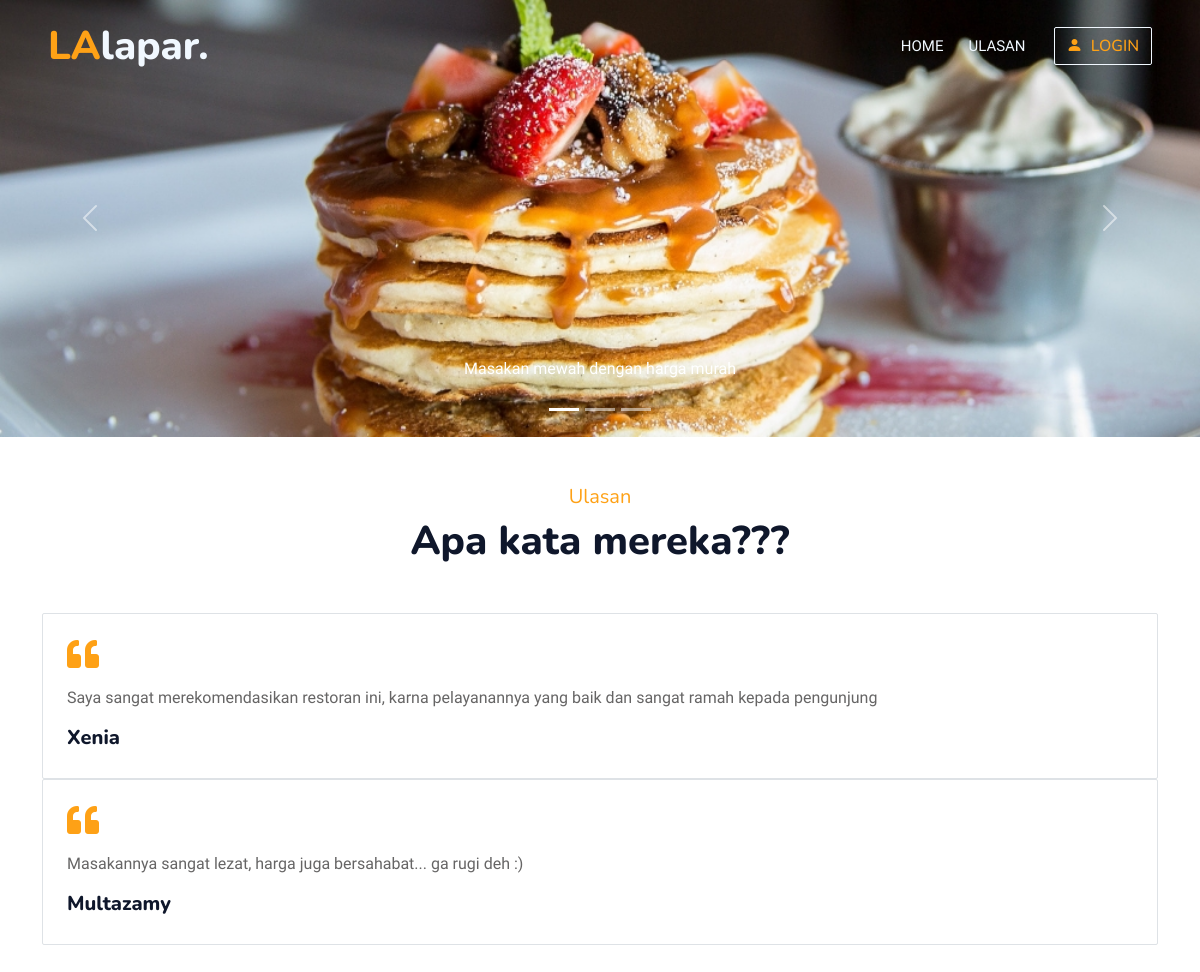
/ulasan.php, run on the app's committed database.
### tables this page shows
CREATE TABLE `slide` (
  `id` int(11) NOT NULL,
  `caption` varchar(250) NOT NULL,
  `img` varchar(250) NOT NULL,
  `status` varchar(15) NOT NULL
);

CREATE TABLE `ulasan` (
  `id` int(11) NOT NULL,
  `name` varchar(250) NOT NULL,
  `ulasan` varchar(250) NOT NULL
);

### ulasan.php (the view, shortened to what this page needs)
<!DOCTYPE html>
<html lang="en">
<head>
    <link href="https://cdnjs.cloudflare.com/ajax/libs/font-awesome/5.10.0/css/all.min.css" rel="stylesheet">
    <link href="https://cdn.jsdelivr.net/npm/bootstrap-icons@1.4.1/font/bootstrap-icons.css" rel="stylesheet">
    <link href="asset/bootstrap.min.css" rel="stylesheet">
    <link href="asset/style.css" rel="stylesheet">
</head>
<body>
    <div class="bg-white p-0">
    <?php
        include('navbar.php');
    ?>
        <div id="carouselExampleCaptions" class="carousel slide" data-bs-ride="carousel">
            <ol class="carousel-indicators">
                <?php
                include('koneksi.php');
                $i = 0;
                $sql = "SELECT * FROM slide WHERE `status` = 'active'";
                $query = mysqli_query($koneksi, $sql) or die (mysqli_error($koneksi));
                while($data = mysqli_fetch_array($query)){ ?>
                    <?php
                        $active = '';
                        if ($i == 0){
                            $active = 'active';
                        }
                    ?>
                    <li data-bs-target="#carouselExampleCaptions" data-bs-slide-to="<?php echo $i; ?>" class="<?php echo $active; ?>"></li>
                <?php $i++ ; }
                ?>
            </ol>
            <div class="carousel-inner">
                <?php
                include('koneksi.php');
                $sql = "SELECT * FROM slide WHERE `status` = 'active' ORDER BY id DESC";
                $query = mysqli_query($koneksi, $sql) or die (mysqli_error($koneksi));
                $i = 0;
                while($data = mysqli_fetch_array($query)){ ?>
                    <?php
                        $active = '';
                        if ($i == 0){
                            $active = 'active';
                        }
                    ?>
                    <div class="carousel-item <?php echo $active; ?>" data-bs-interval="3000">
                        <img src="img/<?php echo $data['img'] ?>" class="d-block w-100" alt="{{ $slider->image }}">
                        <div class="carousel-caption d-none d-md-block">
                            <p><?php echo $data['caption'] ?></p>
                        </div>
                    </div>
                <?php $i++; } ?>
            </div>
            <button class="carousel-control-prev" type="button" data-bs-target="#carouselExampleCaptions" data-bs-slide="prev">
                <span class="carousel-control-prev-icon" aria-hidden="true"></span>
            </button>
            <button class="carousel-control-next" type="button" data-bs-target="#carouselExampleCaptions" data-bs-slide="next">
                <span class="carousel-control-next-icon" aria-hidden="true"></span>
            </button>
        </div>
        <div class="container-xxl py-5 wow fadeInUp" data-wow-delay="0.1s">
            <div class="container">
                <div class="text-center">
                    <h5 class="section-title ff-secondary text-center text-primary fw-normal">Ulasan</h5>
                    <h1 class="mb-5">Apa kata mereka???</h1>
                </div>
                <div class="owl-carousel testimonial-carousel">
                    <?php
                            include('koneksi.php');
                            $query = mysqli_query($koneksi, "SELECT * FROM ulasan");
                            $result = mysqli_fetch_all($query, MYSQLI_ASSOC);?>
                    <?php foreach($result as $result) : ?>
                    <div class="testimonial-item bg-transparent border rounded p-4">
                        <i class="fa fa-quote-left fa-2x text-primary mb-3"></i>
                        <p style="text-align: justify;"><?php echo $result['ulasan'] ?></p>
                        <h5 class="mb-1"><?php echo $result['name'] ?></h5>
                    </div>
                    <?php endforeach; ?>
                </div>
            </div>
        </div>
    </div>
</body>
</html>

### asset/style.css (style rules this page uses)
:root { --primary: #FEA116; --light: #F1F8FF; --dark: #0F172B; }

### data on the page
slide: img (picture), caption "Masakan mewah dengan harga murah"
ulasan: ulasan "Saya sangat merekomendasikan restoran ini, karna pelayanannya yang baik dan sangat ramah kepada pengunjung", name "Xenia"
ulasan: ulasan "Masakannya sangat lezat, harga juga bersahabat... ga rugi deh :)", name "Multazamy"
